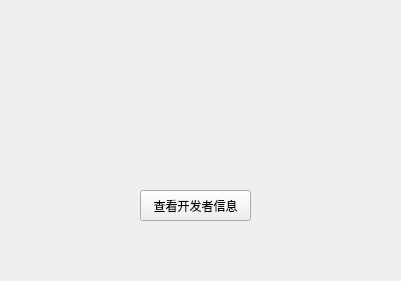
<?xml version="1.0" encoding="UTF-8"?>
<ui version="4.0">
 <class>Jump</class>
 <widget class="QWidget" name="Jump">
  <property name="geometry">
   <rect>
    <x>0</x>
    <y>0</y>
    <width>401</width>
    <height>281</height>
   </rect>
  </property>
  <property name="windowTitle">
   <string>Form</string>
  </property>
  <widget class="QPushButton" name="pushButton">
   <property name="geometry">
    <rect>
     <x>140</x>
     <y>190</y>
     <width>111</width>
     <height>31</height>
    </rect>
   </property>
   <property name="text">
    <string>查看开发者信息</string>
   </property>
  </widget>
  <widget class="QLabel" name="label_2">
   <property name="geometry">
    <rect>
     <x>50</x>
     <y>50</y>
     <width>301</width>
     <height>101</height>
    </rect>
   </property>
   <property name="font">
    <font>
     <family>微软雅黑</family>
     <pointsize>15</pointsize>
    </font>
   </property>
   <property name="text">
    <string>&lt;html&gt;&lt;head/&gt;&lt;body&gt;&lt;p align=&quot;center&quot;&gt;&lt;br/&gt;&lt;/p&gt;&lt;/body&gt;&lt;/html&gt;</string>
   </property>
  </widget>
 </widget>
 <resources/>
 <connections/>
</ui>
